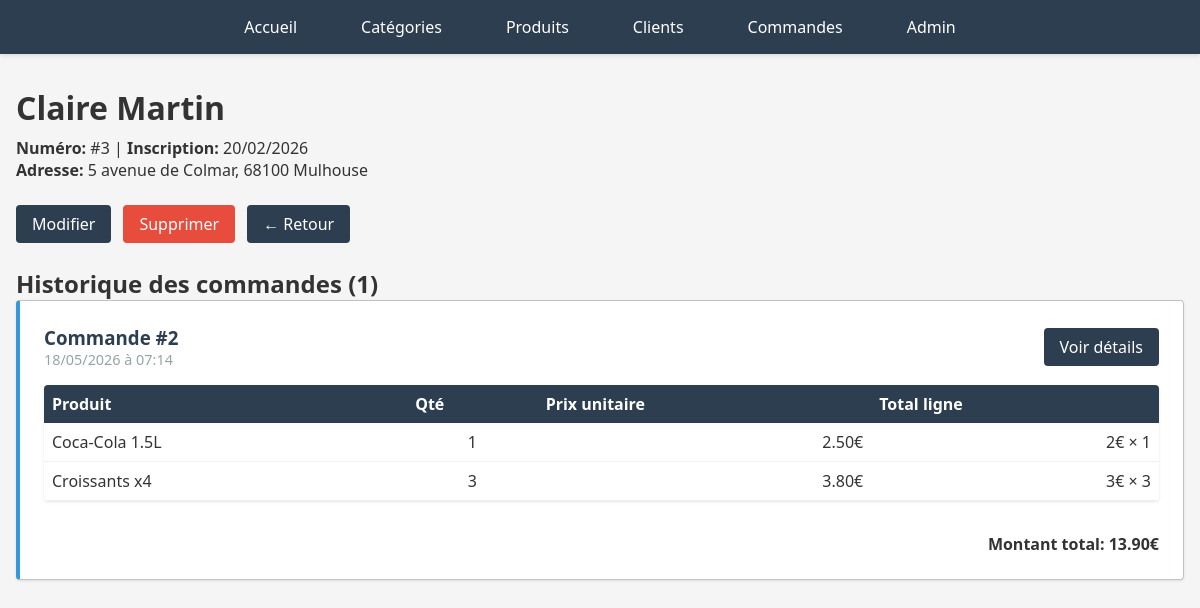
Before: /drive/clients/3/ with the older database file.
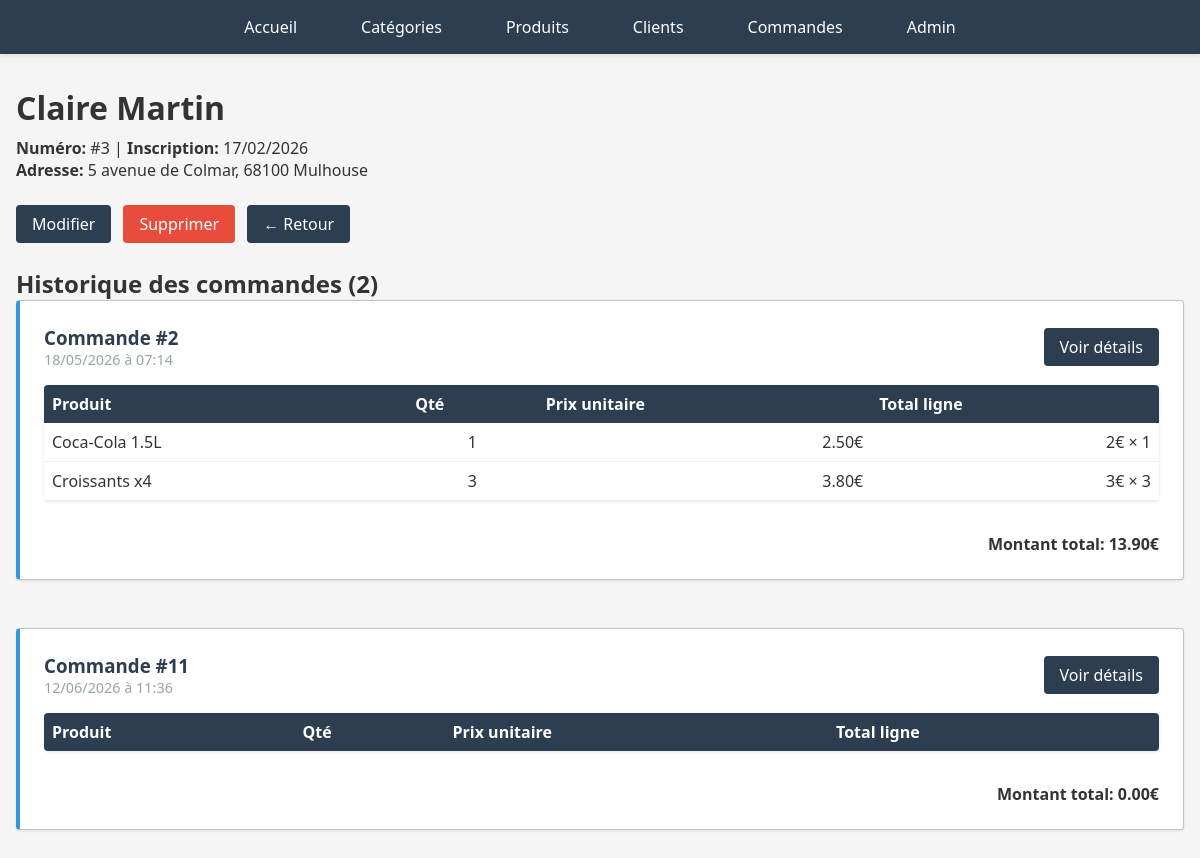
After: the same page with the newer database file.
### drive/models.py (models this page shows, shortened)
class Client(models.Model):
    numero_client = models.AutoField(primary_key=True)
    nom = models.CharField(max_length=100)
    prenom = models.CharField(max_length=100)
    date_inscription = models.DateField()
    adresse = models.TextField()
    class Meta:
        db_table = 'clients'

class Commande(models.Model):
    numero_commande = models.AutoField(primary_key=True)
    client = models.ForeignKey(Client, on_delete=models.CASCADE)
    date_commande = models.DateTimeField(auto_now_add=True)
    class Meta:
        db_table = 'commandes'

class LigneCommande(models.Model):
    commande = models.ForeignKey(Commande, on_delete=models.CASCADE)
    produit = models.ForeignKey(Produit, on_delete=models.CASCADE)
    quantite = models.IntegerField(validators=[MinValueValidator(1)])
    class Meta:
        db_table = 'lignes_commande'
    def get_total(self):
        return self.produit.prix * self.quantite

class Produit(models.Model):
    nom = models.CharField(max_length=150)
    date_peremption = models.DateField(blank=True, null=True)
    photo = models.CharField(max_length=255, blank=True)
    marque = models.CharField(max_length=100, blank=True)
    prix = models.DecimalField(max_digits=10, decimal_places=2, validators=[MinValueValidator(0)])
    categorie = models.ForeignKey(Categorie, on_delete=models.CASCADE)
    class Meta:
        db_table = 'produits'

### drive/views.py (the view)
# urls.py: path('clients/<int:numero_client>/', views.client_detail, name='client_detail'),
def client_detail(request, numero_client):
    client = get_object_or_404(Client, numero_client=numero_client)
    commandes = Commande.objects.filter(client=client).prefetch_related('lignecommande_set__produit')
    return render(request, 'drive/client/detail.html', {
        'client': client,
        'commandes_avec_totaux': [
            {
                'commande': c,
                'lignes': c.lignecommande_set.all(),
                'total': sum(l.get_total() for l in c.lignecommande_set.all())
            } for c in commandes
        ]
    })

### drive/templates/drive/client/detail.html (shortened to what this page needs)
{% extends 'drive/base.html' %}
{% block content %}
<div class="header">
    <h1>{{ client.prenom }} {{ client.nom }}</h1>
    <p><strong>Numéro:</strong> #{{ client.numero_client }} | <strong>Inscription:</strong> {{ client.date_inscription|date:"d/m/Y" }}</p>
    <p><strong>Adresse:</strong> {{ client.adresse }}</p>
</div>
<div class="header-actions">
    <a href="{% url 'client_update' client.numero_client %}" class="btn">Modifier</a>
    <a href="{% url 'client_delete' client.numero_client %}" class="btn btn-danger">Supprimer</a>
    <a href="{% url 'client_list' %}" class="btn">← Retour</a>
</div>
<div>
    <h2>Historique des commandes ({{ commandes_avec_totaux|length }})</h2>
    {% if commandes_avec_totaux %}
    <div class="stack">
        {% for item in commandes_avec_totaux %}
        <div class="card card-accent">
            <div class="card-header">
                <div>
                    <h3 class="card-title">Commande #{{ item.commande.numero_commande }}</h3>
                    <p class="text-muted">{{ item.commande.date_commande|date:"d/m/Y à H:i" }}</p>
                </div>
                <a href="{% url 'commande_detail' item.commande.numero_commande %}" class="btn">Voir détails</a>
            </div>
            <table class="table table-compact">
                <thead>
                    <tr>
                        <th>Produit</th>
                        <th class="center">Qté</th>
                        <th class="right">Prix unitaire</th>
                        <th class="right">Total ligne</th>
                    </tr>
                </thead>
                <tbody>
                    {% for ligne in item.lignes %}
                    <tr>
                        <td>{{ ligne.produit.nom }}</td>
                        <td class="center">{{ ligne.quantite }}</td>
                        <td class="right">{{ ligne.produit.prix|floatformat:2 }}€</td>
                        <td class="right">{{ ligne.produit.prix|add:0 }}€ × {{ ligne.quantite }}</td>
                    </tr>
                    {% endfor %}
                </tbody>
            </table>
            <div class="right"><strong>Montant total: {{ item.total|floatformat:2 }}€</strong></div>
        </div>
        {% endfor %}
    </div>
    {% else %}
    <div class="empty">
        <p>Aucune commande trouvée pour ce client.</p>
        <a href="{% url 'commande_create' %}" class="btn btn-success">➕ Créer une commande</a>
    </div>
    {% endif %}
</div>
{% endblock %}

Changed rows visible on the page:
changed Client "Claire": date_inscription "20/02/2026" → "17/02/2026"
added Commande: commande.numero_commande "11", commande.date_commande "12/06/2026 à 11:36", total "0.00"
Other visible differences:
{{ commandes_avec_totaux|length }}: "1" → "2"
